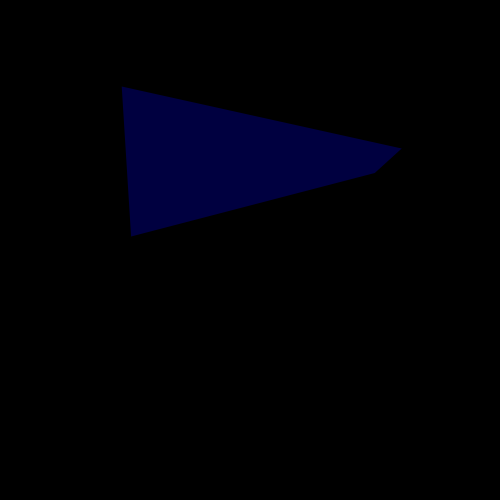
Frame 1 (no input)
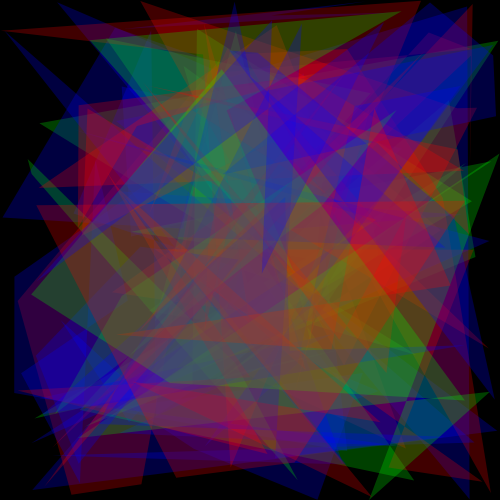
Frame 60 (no input)
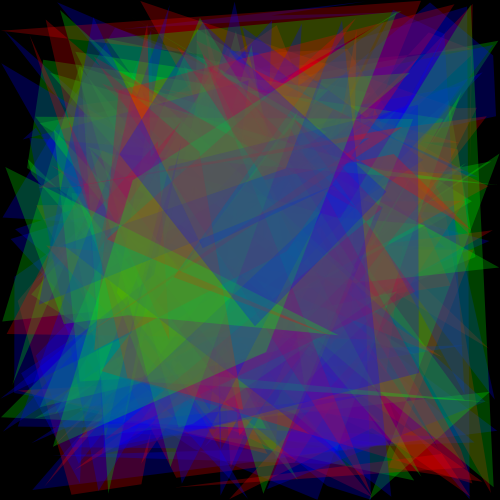
Frame 120 (the mouse pressed at the canvas centre since frame 60)

The p5.js sketch that drew these frames (run headless with seeded random() and noise() and a simulated clock; from frame 60 on, the mouse is pressed at the canvas centre):

// p5.js sketch
// ── sketch.js
let cs = {      // Canvas Size
    x: 500,
    y: 500
}

function setup() {
    createCanvas(cs.x, cs.y);
    background(0);
}

function draw() {
    noFill();
    strokeWeight(0);
    stroke(150);

    // Define randomness corresponding to canvas WIDTH
    ranx = function(){
        result = random(0,cs.x);
        return result;
    }
    // Define randomness corresponding to canvas HEIGHT
    rany = function(){
        result = random(0,cs.y);
        return result;
    }

    // Draw Quads
    if (random(3) < 1) {
        // Red one
        fill('rgba(255, 0, 0, 0.25)');
        quad(ranx() ,rany() ,ranx() ,rany() ,ranx() ,rany() ,ranx() ,rany());
    } else if (random(3) > 1 && random(3) < 2) {
        // Green one
        fill('rgba(0, 255, 0, 0.25)');
        quad(ranx() ,rany() ,ranx() ,rany() ,ranx() ,rany() ,ranx() ,rany());
    } else {
        // Blue one
        fill('rgba(0, 0, 255, 0.25)');
        quad(ranx() ,rany() ,ranx() ,rany() ,ranx() ,rany() ,ranx() ,rany());
    }
}
